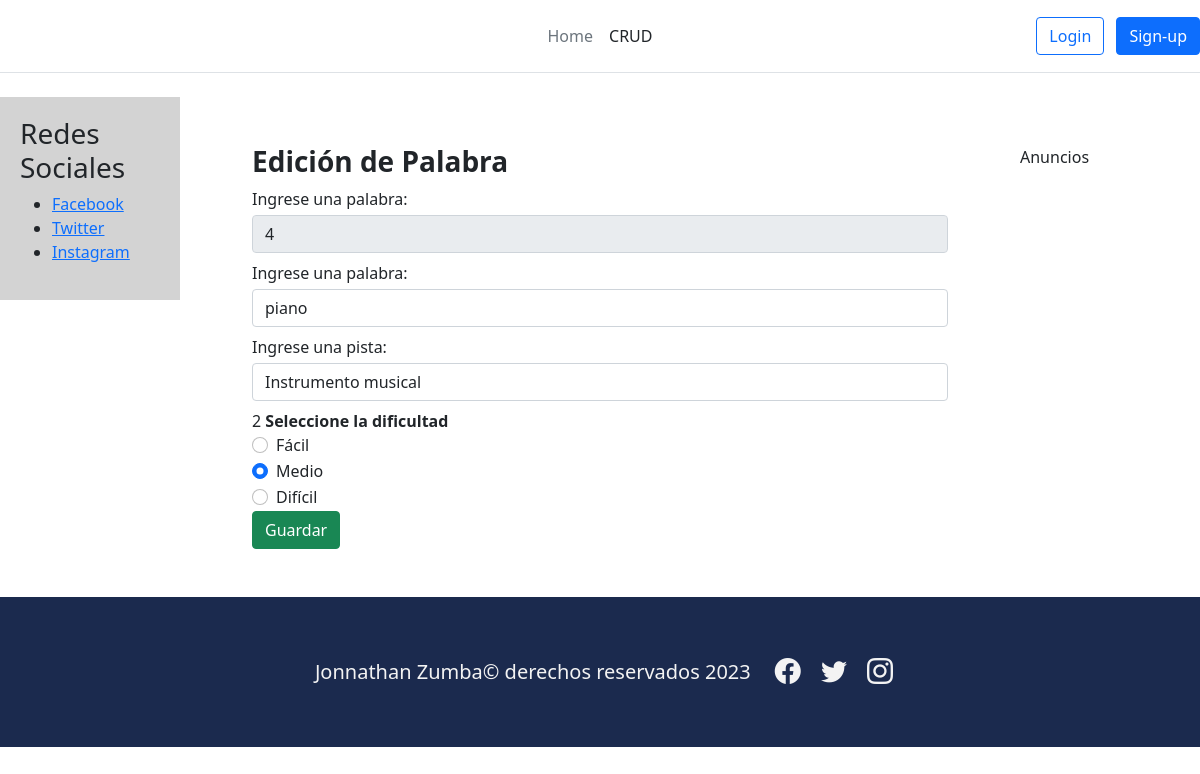
Screenshot of /edicionPalabra/4 with the database file from the repository.
### app1/models.py (models this page shows, shortened)
class Word(models.Model):
    word = models.CharField(max_length=50, null= False, default="")
    answer = models.CharField(max_length=50)
    level = models.ForeignKey(Level, on_delete=models.CASCADE)

class Level(models.Model):
    name = models.CharField(max_length=50, null= False, blank= False)
    weight = models.CharField(max_length=50)

### proyecto_libre/views.py (the view)
# urls.py: path('edicionPalabra/<int:id>',views.edicionPalabra,name="edicionPalabra"),
def edicionPalabra(request,id):
    data={}
    palabra = Word.objects.get(id = id)
    niveles = Level.objects.all()
    data["palabra"] = palabra
    data["niveles"] = niveles
    return render(request, "editar.html", data)

### templates/editar.html (shortened to what this page needs)
{% extends 'home.html' %}
{% block contenido %}
<div class="container">
    <div class="row align-items-start">
      <div class="col">
        <form action="{% url 'editarPalabra' %}" method="POST">
            <h3><strong>Edición de Palabra</strong></h3>
            <div class="form-group pb-2">
                <label for="txtCodigo" class="mb-1">Ingrese una palabra:</label>
                <input type="text" id="txtCodigo" name="txtCodigo"  class="form-control" value="{{palabra.id}}" maxlength="50" required readonly>
            </div>
            <div class="form-group pb-2">
                <label for="txtAnswer" class="mb-1">Ingrese una palabra:</label>
                <input type="text" id="txtAnswer" name="txtAnswer"  class="form-control" value="{{palabra.answer}}" maxlength="50" required>
            </div>
            <div class="form-group pb-2">
                <label for="txtWord" class="mb-1">Ingrese una pista:</label>
                <input type="text" id="txtWord" name="txtWord" class="form-control" value="{{palabra.word}}" maxlength="50" required>
            </div>
            {{palabra.level.id}}
            <label for="flexRadioDefault"><strong>Seleccione la dificultad</strong></label>
            {% for nivel in niveles %}
                <div class="form-check ml-5">
                    <input class="form-check-input"  type="radio" name="flexRadioDefault" id="flexRadioDefault{{nivel.id}}" value="{{nivel.id}}" required {% if nivel.id == palabra.level.id %} checked {% endif %}>
                    <label class="form-check-label" for="flexRadioDefault{{nivel.id}}">
                        {{nivel.name}}
                    </label>
                </div>
            {% endfor %}
            <div class="form-group">
                <button type="submit" class="btn btn-success btn-block text-white">Guardar</button>
            </div>
        </form>
      </div>
    </div>
  </div>
{% endblock contenido %}

### rows the page displays
Word: txtCodigo "4", txtAnswer "piano", txtWord "Instrumento musical", level.id "2"
Level: flexRadioDefault "☐ Fácil", name "Fácil"
Level: flexRadioDefault "☑ Medio", name "Medio"
Level: flexRadioDefault "☐ Difícil", name "Difícil"
